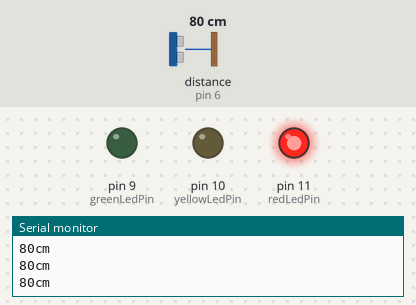
Bench run of a sketch on a simulated Arduino Uno, built with avr-gcc and run on an emulated ATmega328P. On the bench: output pins drawn as LEDs (lit = HIGH), the last lines printed to the serial monitor. Wiring (inferred from the names in the program): ultrasonic range finder: trigger pin 7; echo pin 6. Inputs (shaded band) come from the test bench; at power-on: distance to the obstacle (sensor on pin 6) 80 cm. The echo pulse lasts 58.3 µs per cm; pins used as bus, display or sensor lines are not drawn.

Above: at 1.2 s.
1.3 s: distance to the obstacle (sensor on pin 6) set to 137 cm
2.8 s: distance to the obstacle (sensor on pin 6) set to 143 cm
At 3.9 s:
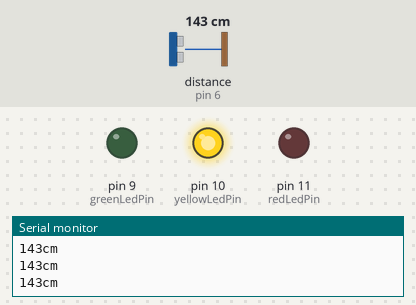
4.5 s: distance to the obstacle (sensor on pin 6) set to 157 cm
6.0 s: distance to the obstacle (sensor on pin 6) set to 166 cm
At 6.7 s:
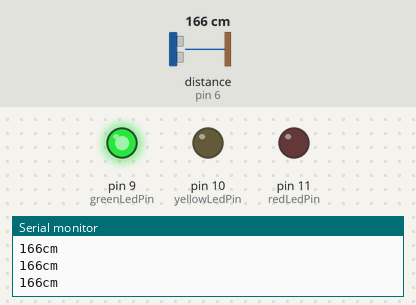
7.6 s: distance to the obstacle (sensor on pin 6) set to 2 cm
At 8.9 s:
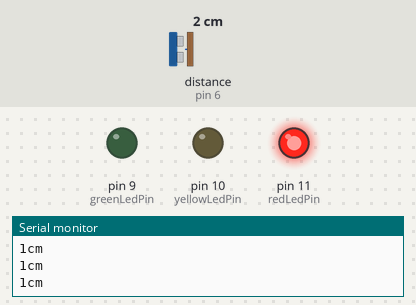
9.2 s: distance to the obstacle (sensor on pin 6) set to 250 cm
At 10.1 s:
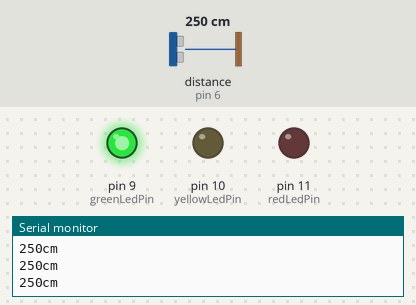
Timing chart, 0 to 11.8 s (numbered marks = the images above; inputs shaded):
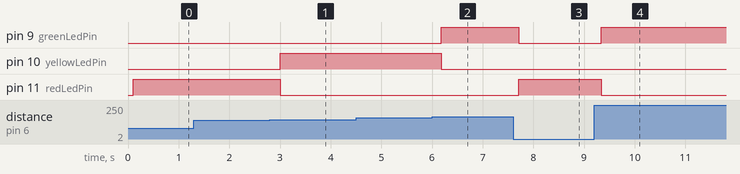

Measured:
- the behaviour switches between 140 and 141 cm on distance to the obstacle (sensor on pin 6) (found by bisection; images 0 and 1)
- the behaviour switches between 160 and 161 cm on distance to the obstacle (sensor on pin 6) (found by bisection; images 1 and 2)
- after the input at 2.8 s, pin 10 (yellowLedPin): LOW → HIGH after 0.20 s; pin 11 (redLedPin): HIGH → LOW after 0.20 s
- after the input at 6.0 s, pin 9 (greenLedPin): LOW → HIGH after 0.18 s; pin 10 (yellowLedPin): HIGH → LOW after 0.18 s
- after the input at 7.6 s, pin 9 (greenLedPin): HIGH → LOW after 0.11 s; pin 11 (redLedPin): LOW → HIGH after 0.11 s
- after the input at 9.2 s, pin 9 (greenLedPin): LOW → HIGH after 0.14 s; pin 11 (redLedPin): HIGH → LOW after 0.14 s

The sketch:

11d.ino
```cpp
int greenLedPin = 9;
int yellowLedPin = 10;
int redLedPin = 11;
const int echoPin = 6;
const int trigPin = 7;
void setup() {
 pinMode(echoPin, INPUT);
 pinMode(trigPin, OUTPUT);
 pinMode(greenLedPin, OUTPUT);
 pinMode(yellowLedPin, OUTPUT);
 pinMode(redLedPin, OUTPUT);
Serial.begin(9600);
}
void loop() {
  // send a pulse
  digitalWrite(trigPin, LOW);
  delayMicroseconds(2);
  digitalWrite(trigPin, HIGH);
  delayMicroseconds(5);
  digitalWrite(trigPin, LOW);

  // wait for the echo
  long duration = pulseIn(echoPin, HIGH);

// convert the time into a distance, the speed of sound is 29 microseconds per centimeter,
//the pulse traveled forth and back, so we divided the distance by 2
int cm = duration / 29 / 2;
Serial.print(cm); Serial.println("cm");
delay(100);

//if the measured distance is lower than 50 cm, turn on LED
if(cm>160){
 digitalWrite(greenLedPin, HIGH);
 digitalWrite(yellowLedPin, LOW);
 digitalWrite(redLedPin, LOW);
}
//else turn off LED
else if(cm<160 && cm>140){
  digitalWrite(greenLedPin, LOW);
 digitalWrite(yellowLedPin, HIGH);
 digitalWrite(redLedPin, LOW);
}
else if(cm<140){
  digitalWrite(greenLedPin, LOW);
 digitalWrite(yellowLedPin, LOW);
 digitalWrite(redLedPin, HIGH);
}
}
```
